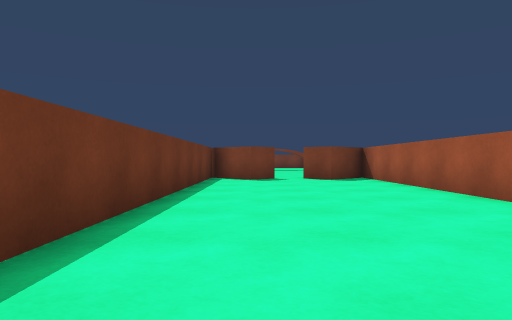
View 1 (above)

12 first-person views from a walk through a Unity game level. The camera is 0.56 m above the floor, looks level and sees 70° across. The floor is counted in squares, 1 m on a side. Each view is taken from the middle of a square. On the plan, view 1 faces up. The plan holds only what a view shows up to about 10 squares ahead; the rest is blank. The place goes on beyond the plan. Surface patterns are stand-ins for the level's own textures.

View 2
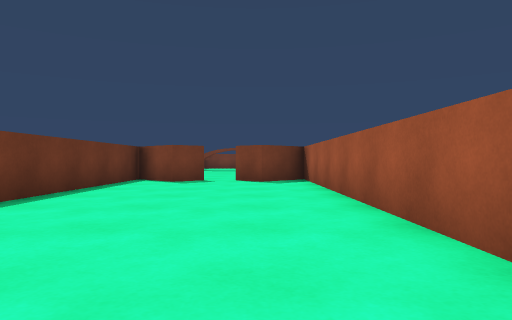

View 3
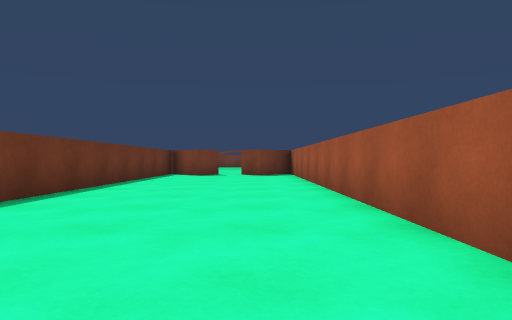

View 4
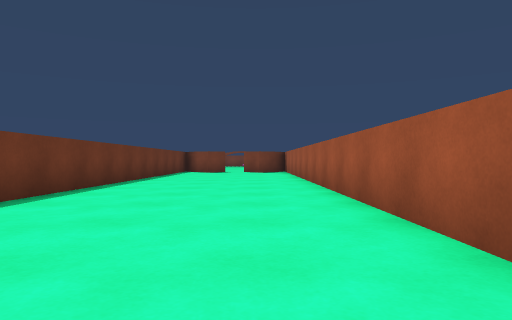

View 5
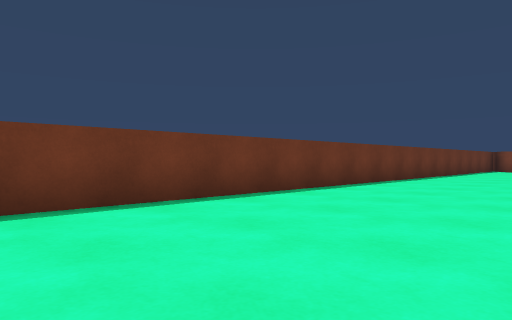

View 6
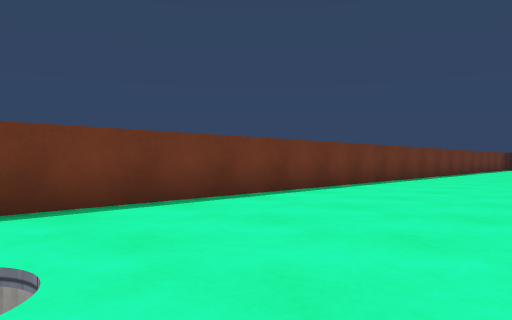

View 7
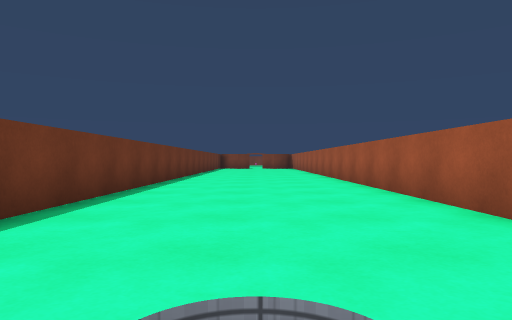

View 8
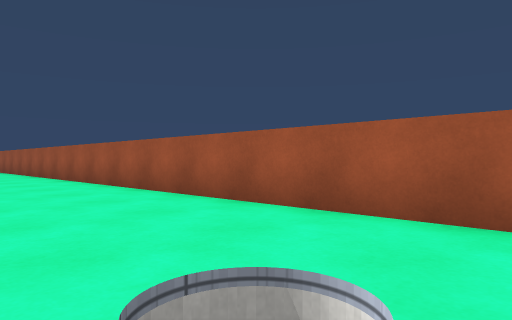

View 9
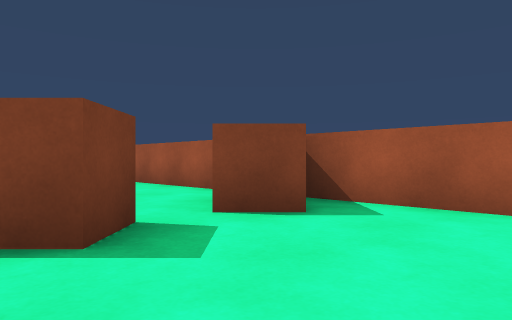

View 10
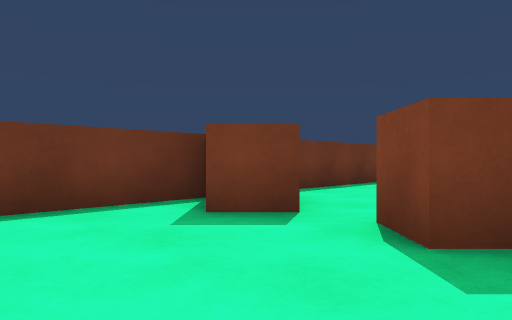

View 11
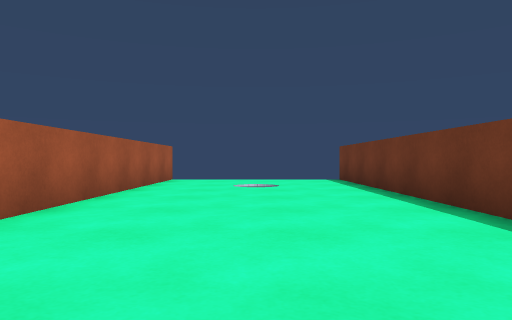

View 12
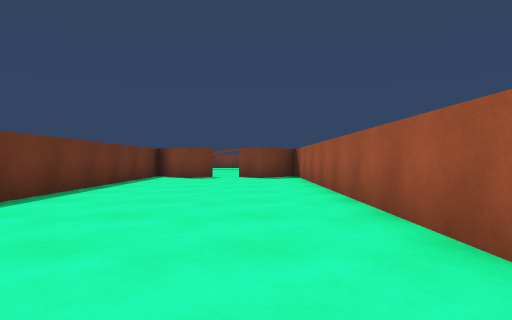

### Floor plan
Points are (right, up) in squares from view 1. A wall is a line through its corners. A room is listed if a view was taken in it or the views show most of it. See-through windows are left out.
Room 1 (views 1, 2, 3, 4, 5, 9, 10, 11, 12)
walls: (-1.4, 10.6) (-1.4, -11.5); (3.4, -11.5) (3.4, 11.2)
ways out: opening at (2.5, -12) to room 2; opening at (-0.5, -12) to room 3
objects: block (-1, 11) to (0, 12); block (2, 11) to (3, 12)
Room 2 (views 6, 7)
walls: (3.4, -13.5) (3.4, -11.5)
ways out: opening at (2.5, -12) to room 1; opening at (1, -13) to room 3
Room 3 (view 8)
walls: (-1.4, -11.5) (-1.4, -13.5)
ways out: opening at (-0.5, -12) to room 1; opening at (1, -13) to room 2

Positions as (right, up) in squares from view 1, and headings:
1: (0, 0), facing up
2: (2, 1), facing up
3: (2, -3), facing up
4: (2, -6), facing up
5: (3, -9), facing up-left
6: (3, -12), facing up-left
7: (1, -13), facing up
8: (0, -13), facing up-right
9: (-1, 8), facing up-right
10: (3, 8), facing up-left
11: (1, -4), facing down
12: (2, -1), facing up
